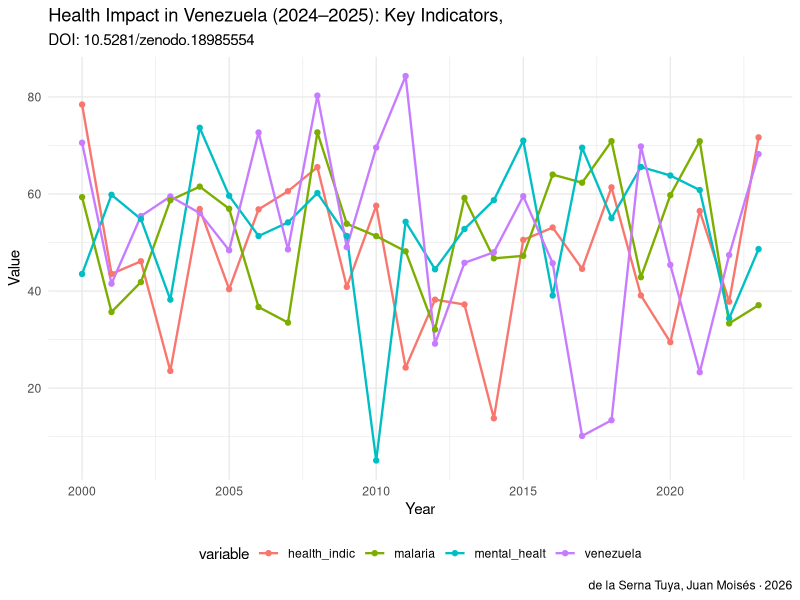

Generate this figure with R:
# analysis.R — Health Impact in Venezuela (2024–2025): Key Indicators, Factors and Disease Data
# DOI: 10.5281/zenodo.18985554
# Author: de la Serna Tuya, Juan Moisés · ORCID: 0000-0002-8401-8018
# License: CC0 1.0

# ── SETUP ──────────────────────────────────────────────────────────────────
# Install required packages if needed:
# install.packages(c("readr","ggplot2","dplyr","tidyr"))

library(readr)
library(ggplot2)
library(dplyr)

# ── LOAD DATA ──────────────────────────────────────────────────────────────
# Download dataset from: https://doi.org/10.5281/zenodo.18985554
# df <- read_csv("dataset.csv")

# Example with synthetic data
set.seed(42)
years <- 2000:2023
df <- data.frame(
  year = years,
    venezuela = rnorm(length(years), 50, 15),
  health_indic = rnorm(length(years), 50, 15),
  mental_healt = rnorm(length(years), 50, 15),
  malaria = rnorm(length(years), 50, 15),
  stringsAsFactors = FALSE
)

cat("Dataset: Health Impact in Venezuela (2024–2025): Key Indica\n")
cat("DOI: 10.5281/zenodo.18985554\n")
cat("Dimensions:", nrow(df), "x", ncol(df), "\n\n")
print(head(df))
print(summary(df))

# ── VISUALIZATION ──────────────────────────────────────────────────────────
# Temporal trend
p1 <- df %>%
  tidyr::pivot_longer(-year, names_to="variable", values_to="value") %>%
  ggplot(aes(x=year, y=value, color=variable)) +
  geom_line(size=0.8) +
  geom_point(size=1.5) +
  labs(title="Health Impact in Venezuela (2024–2025): Key Indicators,",
       subtitle="DOI: 10.5281/zenodo.18985554",
       x="Year", y="Value",
       caption="de la Serna Tuya, Juan Moisés · 2026") +
  theme_minimal() +
  theme(legend.position="bottom")

ggsave("figures/analysis_output_r.png", p1, width=10, height=6, dpi=150)
cat("\nFigure saved: figures/analysis_output_r.png\n")

# ── CITATION ───────────────────────────────────────────────────────────────
cat("\nCitation:\n")
cat("de la Serna Tuya, Juan Moisés (2026). Health Impact in Venezuela (2024–2025): Key Indicators, Factors and Di. Zenodo. https://doi.org/10.5281/zenodo.18985554\n")
